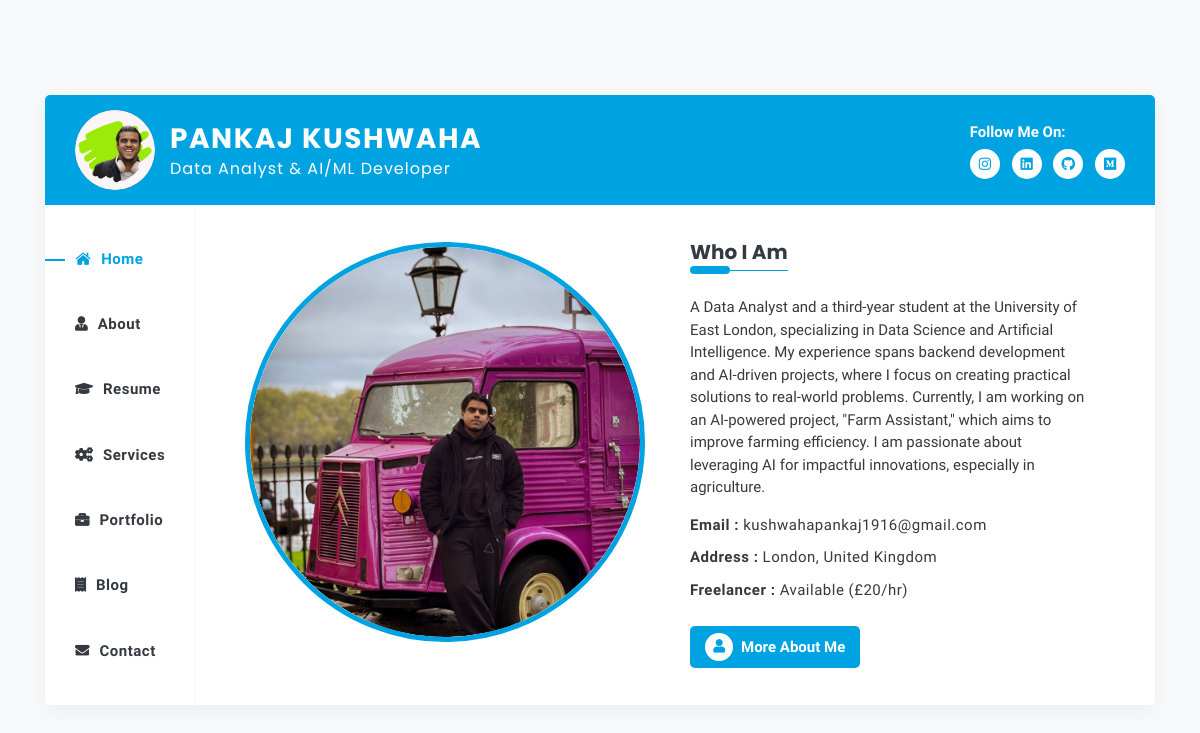
The page / on the database its author committed.
### index/models.py (models this page shows, shortened)
class Profile(models.Model):
    name = models.CharField(max_length=100)
    image = models.ImageField(upload_to='profile_images/')
    designation = models.CharField(max_length=100)
    class Meta:
        verbose_name = "Profile"
        verbose_name_plural = "Profile"

class Person(models.Model):
    profile = models.OneToOneField(Profile, on_delete=models.CASCADE, related_name='person')
    image = models.ImageField(upload_to='person_images/')
    description = models.TextField()
    phone = models.CharField(max_length=20)
    email = models.EmailField()
    address = models.CharField(max_length=200)
    freelancer = models.BooleanField(default=True)  # Assuming this indicates availability
    class Meta:
        verbose_name = "Person"
        verbose_name_plural = "Person"

### index/views.py (the view)
# urls.py: path('', views.index, name='index'),
def index(request):
    profile = Profile.objects.first()
    person = Person.objects.first()
    about = About.objects.first()
    testomonials = Testimonial.objects.all()
    education = Education.objects.all()
    experience = Experience.objects.all()
    first_four_technical_skills = TechnicalSkill.objects.all()[:5]
    next_four_technical_skills = TechnicalSkill.objects.all()[5:10]
    first_four_non_technical_skills = NonTechnicalSkill.objects.all()[:5]
    next_four_non_technical_skills = NonTechnicalSkill.objects.all()[5:10]
    mycv = MyCV.objects.all()
    services = Service.objects.all()
    portfolio = Portfolio.objects.all()
    category = Category.objects.all()
    print(category)
    blogs = BlogPost.objects.filter(is_published=True).order_by('-publish_date')
    context = {
        'profile': profile,
        'person': person,
        'about': about,
        'testomonials': testomonials,
        'education': education,
        'experience': experience,
        'first_four_technical_skills': first_four_technical_skills,
        'next_four_technical_skills': next_four_technical_skills,
        'first_four_non_technical_skills': first_four_non_technical_skills,
        'next_four_non_technical_skills': next_four_non_technical_skills,
        'mycv': mycv,
        'services': services,
        'portfolio': portfolio,
        'category': category,
        'blogs': blogs
    }
    return render(request, 'frontend/index.html', context)

### portfolio/models.py (called while the page is built)
    def __str__(self):
        return self.name

### templates/frontend/index.html (shortened to what this page needs)
{% load static %}
<!doctype html>
<html lang="en">
<head>
    <link rel="stylesheet" href="{% static 'assets/css/all.css' %}">
    <link rel="stylesheet" href="{% static 'assets/css/elegant-font-icons.css' %}">
    <link rel="stylesheet" href="{% static 'assets/css/bootstrap.min.css' %}">
    <link rel="stylesheet" href="{% static 'assets/css/magnific-popup.css' %}">
    <link rel="stylesheet" href="{% static 'assets/css/owl.carousel.css' %}">
    <link rel="stylesheet" href="{% static 'assets/css/style.css' %}">
    <link rel="stylesheet" href="{% static 'assets/css/colors/color-1.css' %}">
</head>
<body data-spy="scroll" data-target="#scrollspy" data-offset="1">
    <div class="page">
        <div class="bg">
            <ul class="bg-circles">
            </ul>
        </div>
        <div class="info-tab-area">
            <div class="container">
                <div class="info-tab-section">
                    <div class="header d-flex align-items-center">
                        <div class="container">
                            <div class="row">
                                <div class="col-12">
                                    <div class="profile d-flex align-items-center">
                                        {% if profile %}
                                        <div class="d-flex align-items-center">
                                            <a href="{% url 'index' %}">
                                                <img src="{{ profile.image.url }}" alt="">
                                            </a>
                                            <a class="desc" href="{% url 'index' %}">
                                                <h3 class="text-white mb-0">{{ profile.name }}</h3>
                                                <h6 class="text-white mb-0">{{ profile.designation }}</h6>
                                            </a>
                                        </div>
                                        {% endif %}
                                        <div class="social-links ml-auto">
                                            <p class="text-white mb-5">Follow Me On:</p>
                                            <ul class="list-inline">
                                                <li><a href="https://www.instagram.com/nomadic.punky/" target="_blank" class="text-white"><i class="fab fa-instagram"></i></a></li>
                                                <li><a href="https://www.linkedin.com/in/kushwahapankaj/" target="_blank" class="text-white"><i class="fab fa-linkedin"></i></a></li>
                                                <li><a href="https://github.com/kushwaha-pankaj" target="_blank" class="text-white"><i class="fab fa-github"></i></a></li>
                                                <li><a href="https://kushwahapankaj.medium.com/" target="_blank" class="text-white"><i class="fab fa-medium"></i></a></li>
                                            </ul>
                                        </div>
                                    </div>
                                </div>
                            </div>
                        </div>
                    </div>
                    <div class="info-tab">
                        <ul class="nav nav-tabs" id="myTab" role="tablist">
                            <li class="nav-item">
                                <a class="nav-link active" id="home-tab" data-toggle="tab" href="#home" role="tab" aria-controls="home" aria-selected="true">
                                    <span> <i class="fas fa-home"></i></span>
                                    <span>Home</span>
                                </a>
                            </li>
                            <li class="nav-item">
                                <a class="nav-link" id="about-tab" data-toggle="tab" href="#about" role="tab" aria-controls="about" aria-selected="false">
                                    <span><i class="fas fa-user-tie"></i></span>
                                    <span> About</span>
                                </a>
                            </li>
                            <li class="nav-item">
                                <a class="nav-link" id="resume-tab" data-toggle="tab" href="#resume" role="tab" aria-controls="resume" aria-selected="false">
                                    <span><i class="fas fa-graduation-cap"></i></span>
                                    <span>Resume</span>
                                </a>
                            </li>
                            <li class="nav-item">
                                <a class="nav-link" id="services-tab" data-toggle="tab" href="#services" role="tab" aria-controls="services" aria-selected="false">
                                    <span><i class="fas fa-cogs"></i></span>
                                    <span>services</span>
                                </a>
                            </li>
                            <li class="nav-item">
                                <a class="nav-link" id="portfolio-tab" data-toggle="tab" href="#portfolio" role="tab" aria-controls="portfolio" aria-selected="false">
                                    <span><i class="fas fa-briefcase"></i></span>
                                    <span>Portfolio</span>
                                </a>
                            </li>
                            <li class="nav-item">
                            <a class="nav-link" href="https://kushwahapankaj.medium.com/" target="_blank">
                                    <span><i class="fas fa-receipt"></i></span>
                                    <span>Blog</span>
                                </a>
                            </li>
                            <li class="nav-item">
                                <a class="nav-link" id="contact-tab" data-toggle="tab" href="#contact" role="tab" aria-controls="contact" aria-selected="false">
                                    <span><i class="fas fa-envelope"></i></span>
                                    <span>Contact</span>
                                </a>
                            </li>
                        </ul>
                        <div class="tab-content" id="myTabContent">
                            {% include "frontend/includes/home.html" %}
                        </div>
                    </div>
                </div>
            </div>
        </div>
    </div>
</body>
</html>

### templates/frontend/includes/home.html (shortened to what this page needs)
{% load static %}
{% if person %}
{% load static %}
<div class="tab-pane fade show active" id="home" role="tabpanel" aria-labelledby="home-tab">
    <div class="home-area d-flex align-items-center">
        <div class="home section">
            <div class="row">
                <div class="col-lg-6">
                    <div class="hero circular-image">
                        <div class="circular-image-inner" style="background-image: url('{{ person.image.url }}')"></div>
                    </div>
                </div>
                <div class="col-lg-6 d-flex align-items-center">
                    <div class="content">
                        <div class="section-title">
                            <h5>Who I Am</h5>
                        </div>
                        <p class="max-width-400 text-dark mb-15">{{ person.description }}</p>
                        <ul class="info list-inline mb-15">
                            <li class="text-dark"><span class="font-w-700">Email :</span><a href="mailto:{{ person.email }}" class="text-dark"> {{ person.email }}</a></li>
                            <li class="text-dark"><span class="font-w-700">Address :</span> {{ person.address }}</li>
                            <li class="text-dark"><span class="font-w-700">Freelancer :</span> {% if person.freelancer %} Available (£20/hr) {% else %} Not Available {% endif %}</li>
                        </ul>
                        <a href="#about" class="btn-custom" >
                            <span><i class="fas fa-user"></i></span>
                            <span>More about me</span>
                        </a>
                    </div>
                </div>
            </div>
        </div>
    </div>
</div>
{% endif %}

### static/assets/css/all.css (style rules this page uses)
.fa, .fas, .far, .fal, .fab { -moz-osx-font-smoothing: grayscale; -webkit-font-smoothing: antialiased; display: inline-block; font-style: normal; font-variant: normal; text-rendering: auto; line-height: 1; }
.fa-briefcase:before { content: "\f0b1"; }
.fa-cogs:before { content: "\f085"; }
.fa-envelope:before { content: "\f0e0"; }
.fa-github:before { content: "\f09b"; }
.fa-graduation-cap:before { content: "\f19d"; }
.fa-home:before { content: "\f015"; }
.fa-instagram:before { content: "\f16d"; }
.fa-linkedin:before { content: "\f08c"; }
.fa-medium:before { content: "\f23a"; }
.fa-receipt:before { content: "\f543"; }
.fa-user:before { content: "\f007"; }
.fa-user-tie:before { content: "\f508"; }
.fab { font-family: 'Font Awesome 5 Brands'; }
.fa, .fas { font-family: 'Font Awesome 5 Free'; font-weight: 900; }

### static/assets/css/colors/color-1.css (style rules this page uses)
:root { --color:#00a3e1; }
.base-color, .btn-custom span:first-child i, .nav .nav-item .nav-link.active, .nav .nav-item .nav-link.active i,.header .profile .social-links ul li i,.about .bio .social-links li i ,.services .item:hover .circle i,.services .item .circle i ,.pricing .content .price h3 span, portfolio .item .image:hover .overly .details a i:hover, .blog-single .data i:hover, .blog-single .data span:hover, .widget-categories ul a:hover,.widget-categories ul .badge-pill:hover, .portfolio .item .image:hover .overly .details a i:hover, .pagination li a { color: var(--color); }
.bg-base-color, .section-title:after, .section-title:before,.section-sub-title:after , .btn-custom,::-webkit-scrollbar-thumb, ::-webkit-scrollbar-thumb:hover, .page-single .info-tab .back, .nav .nav-item .nav-link:after, .btn-toggler span ,.btn-toggler span:after, .btn-toggler span:before,.header, .testimonials .item .content .icon,.testimonials .item .content .author .dot, .testimonials .owl-dot.active span ,.resume .timeline .item:after, .resume .skills .skill-item .skill-progress .skill-progress-bar,.portfolio-single .features li:after, .blog .item .content .date a,.pagination li.active, .pagination li:hover, .widget-search .search-form .submit-btn,.loading .circle, .home .hero-9:after, .home .hero-11:before, .home .hero-12:after { background-color: var(--color); }

### templates/frontend/includes/home.html (style rules this page uses)
.circular-image { width: 400px; height: 400px; border-radius: 50%; overflow: hidden; border: 5px solid #00A3E1; position: relative; }
.circular-image-inner { width: 100%; height: 100%; background-size: cover; background-position: center; border-radius: 50%; }

### rows shown on the page
Profile: image (picture), name "PANKAJ KUSHWAHA", designation "Data Analyst & AI/ML Developer"
Person: image (picture), description "A Data Analyst and a third-year student at the University of East London, specializing in Data Science and Artificial Intelligence. My experience spans backend development and AI-driven projects, where I focus on creating practical solutions to real-world problems. Currently, I am working on an AI-powered project, \"Farm Assistant,\" which aims to improve farming efficiency. I am passionate about leveraging AI for impactful innovations, especially in agriculture.", email "kushwahapankaj1916@gmail.com", address "London, United Kingdom"
